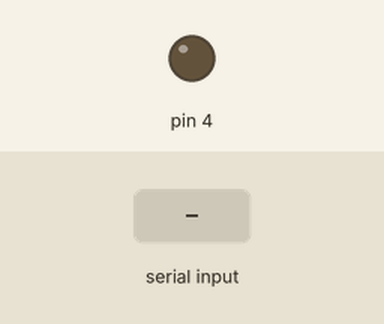
The sketch below on a simulated Arduino Uno, built with avr-gcc and run on an emulated ATmega328P. Parts: output pins drawn as LEDs (lit = HIGH). Inputs (shaded band) come from the test bench.

Above: at 1.2 s.
1.3 s: byte 1 (1) received over Serial
At 2.1 s:
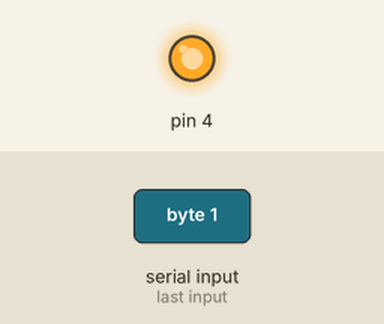
2.8 s: "1" received over Serial
At 3.3 s:
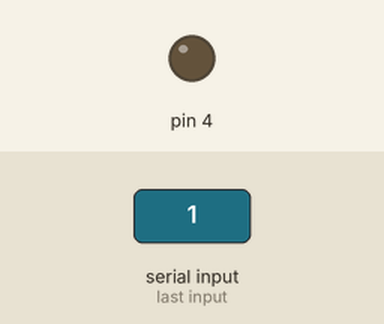
Timing chart, 0 to 5.8 s (numbered marks = the images above; inputs shaded):
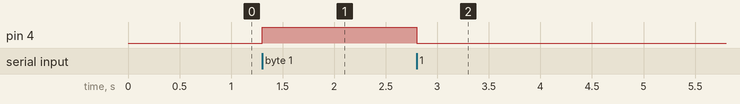

The sketch:

serial_receive_squat.ino
```cpp
byte fromP5;

void setup() {
  Serial.begin(9600);
  pinMode(4, OUTPUT);

}
void loop() {
  if(Serial.available()){
    fromP5 = Serial.read();
  }
  if (fromP5 == 1) {
    digitalWrite(4, HIGH);

  } else {
    digitalWrite(4, LOW);

  }
}
```

Measured:
- after the input at 1.3 s, pin 4: LOW → HIGH at once
- after the input at 2.8 s, pin 4: HIGH → LOW at once
